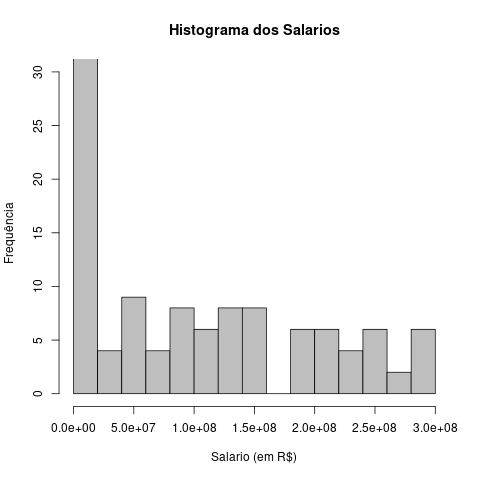

Recreate this plot in R.
Salario <- as.numeric(gsub('[R$,]', '', DATASET.MQA$Salario))
png("HistogramaSalario.png")
hist(Salario, col = "grey", ylab = "Frequência", xlab = "Salario (em R$)", main = "Histograma dos Salarios", ylim = c(0, 30))
dev.off()
